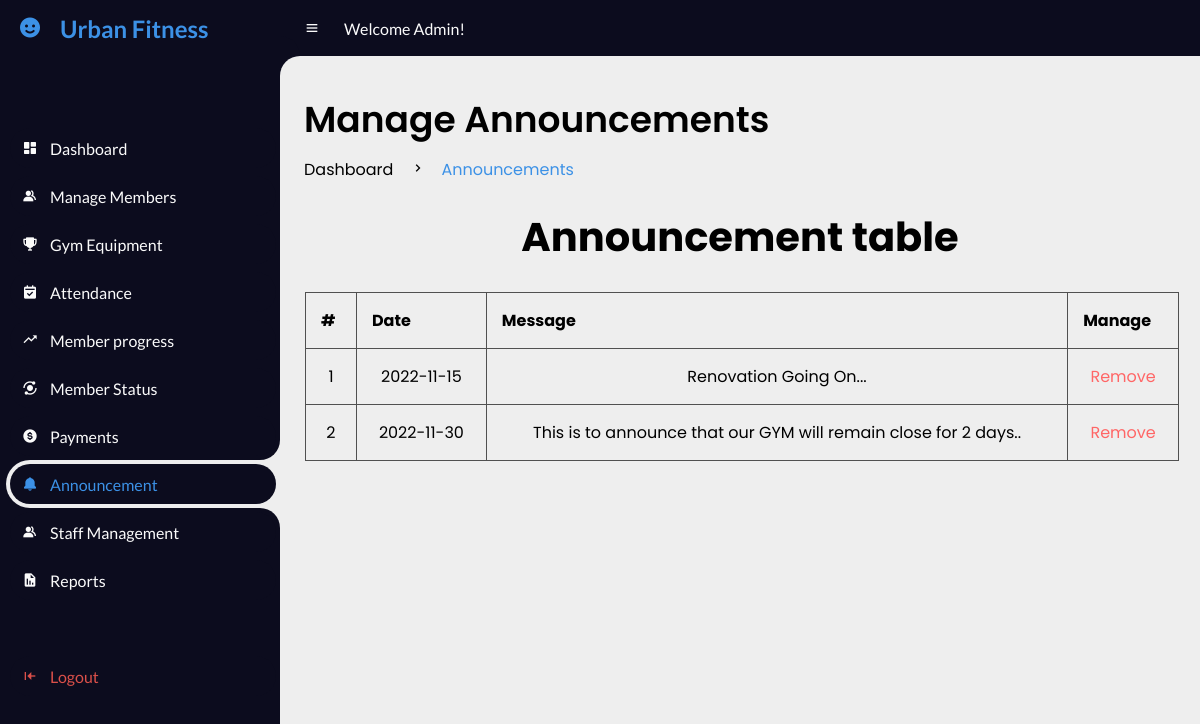
Page /UrbanFitness/1Admin/announcementManage.php (signed in) on the committed database.
### tables this page shows
CREATE TABLE `announcements` (
  `announcementid` int(10) NOT NULL,
  `message` varchar(200) NOT NULL,
  `date` date NOT NULL
);

### UrbanFitness/1Admin/announcementManage.php (the view, shortened to what this page needs)
<!DOCTYPE html>
<html lang="en">
<head>
    <link href='https://unpkg.com/boxicons@2.0.9/css/boxicons.min.css' rel='stylesheet'>
    <link rel="stylesheet" href="css/announcement.css">
</head>
<body>
    <section id="sidebar">
        <a href="#" class="brand">
            <i class='bx bxs-smile'></i>
            <span class="text">Urban Fitness</span>
        </a>
        <ul class="side-menu top">
            <li>
                <a href="index.php">
                    <i class='bx bxs-dashboard'></i>
                    <span class="text">Dashboard</span>
                </a>
            </li>
            <li>
                <a href="managemb.php">
                    <i class='bx bxs-group'></i>
                    <span class="text">Manage Members</span>
                </a>
            </li>
            <li>
                <a href="managegym.php">
                    <i class='bx bxs-trophy'></i>
                    <span class="text">Gym Equipment</span>
                </a>
            </li>
            <li>
                <a href="attendance.php">
                    <i class='bx bxs-calendar-check'></i>
                    <span class="text">Attendance</span>
                </a>
            </li>
            <li>
                <a href="progressmb.php">
                    <i class='bx bx-trending-up'></i>
                    <span class="text">Member progress</span>
                </a>
            </li>
            <li>
                <a href="statusmb.php">
                    <i class='bx bxs-analyse'></i>
                    <span class="text">Member Status</span>
                </a>
            </li>
            <li>
                <a href="paymentmb.php">
                    <i class='bx bxs-dollar-circle'></i>
                    <span class="text">Payments</span>
                </a>
            </li>
            <li class="active">
                <a href="announcement.php">
                    <i class='bx bxs-bell'></i>
                    <span class="text">Announcement</span>
                </a>
            </li>
            <li>
                <a href="managestaff.php">
                    <i class='bx bxs-group'></i>
                    <span class="text">Staff Management</span>
                </a>
            </li>
            <li>
                <a href="report.php">
                    <i class='bx bxs-report'></i>
                    <span class="text">Reports</span>
                </a>
            </li>
        </ul>
        <ul class="side-menu">
            <li>
                <a href="../logout.php" class="logout">
                    <i class='bx bxs-arrow-to-left'></i>
                    <span class="text">Logout</span>
                </a>
            </li>
        </ul>
    </section>
    <section id="content">
        <nav>
            <i class='bx bx-menu'></i>
            <a class="nav-link">Welcome Admin!</a>
        </nav>
        <main>
            <div class="head-title">
                <div class="left">
                    <h1>Manage Announcements</h1>
                    <ul class="breadcrumb">
                        <li>
                            <a href="#">Dashboard</a>
                        </li>
                        <li><i class='bx bx-chevron-right'></i></li>
                        <li>
                            <a class="active" href="announcement.php">Announcements</a>
                        </li>
                    </ul>
                </div>
            </div>
            <div id="content">
                <div id="content-header">
                    <br>
                </div>
                <div class="container-fluid">
                    <div class="row-fluid">
                        <div class="span12">
                            <div class='widget-box'>
                                <div class='widget-title'> <span class='icon'> <i class='fas fa-bullhorn'></i> </span>
                                    <h5 style="text-align:center; font-size: 40px;">Announcement table</h5>
                                </div>
                                <div class='widget-content nopadding'>
                                    <?php
                                    include "dbcon.php";
                                    $qry = "select * from announcements";
                                    $cnt = 1;
                                    $result = mysqli_query($conn, $qry);
                                    echo "<table class='table table-bordered table-hover'>
              <thead>
                <tr>
                  <th>#</th>
                  <th>Date</th>
                  <th>Message</th>
                  <th>Manage</th>
                </tr>
              </thead>";
                                    while ($row = mysqli_fetch_array($result)) {
                                        echo "<tbody>
                <td><div class='text-center'>" . $cnt . "</div></td>
                <td><div class='text-center'>" . $row['date'] . "</div></td>
                <td><div class='text-center'>" . $row['message'] . "</div></td>
                <td><div class='text-center'><a href='announcementRemove.php?id=" . $row['announcementid'] . "' style='color:#F66;' ><i class='fas fa-trash'></i> Remove</a></div></td>
              </tbody>";
                                        $cnt++;
                                    }
                                    ?>
                                    </table>
                                </div>
                            </div>
                        </div>
                    </div>
                </div>
            </div>
        </main>
    </section>
</body>
</html>

### UrbanFitness/1Admin/css/announcement.css (style rules this page uses)
* { margin: 0; padding: 0; box-sizing: border-box; }
a { text-decoration: none; }
li { list-style: none; }
:root { --poppins: 'Poppins', sans-serif; --lato: 'Lato', sans-serif; --light: #0C0C1E; --blue: #3C91E6; --light-blue: #CFE8FF; --grey: #060714; --dark-grey: #AAAAAA; --dark: #FBFBFB; --red: #DB504A; --yellow: #FFCE26; --light-yellow: #FFF2C6; --orange: #FD7238; --light-orange: #FFE0D3; --light-green: hsl(160, 67%, 74%); }
html { overflow-x: hidden; }
body { background: #eee; overflow-x: hidden; }
#sidebar { position: fixed; top: 0; left: 0; width: 280px; height: 100%; background: var(--light); z-index: 2000; font-family: var(--lato); transition: .3s ease; overflow-x: hidden; scrollbar-width: none; }
#sidebar .brand { font-size: 24px; font-weight: 700; height: 56px; display: flex; align-items: center; color: var(--blue); position: sticky; top: 0; left: 0; background: var(--light); z-index: 500; padding-bottom: 20px; box-sizing: content-box; }
#sidebar .brand .bx { min-width: 60px; display: flex; justify-content: center; }
#sidebar .side-menu { width: 100%; margin-top: 48px; }
#sidebar .side-menu li { height: 48px; background: transparent; margin-left: 6px; border-radius: 48px 0 0 48px; padding: 4px; }
#sidebar .side-menu li.active { background: #eee; position: relative; }
#sidebar .side-menu li.active::before { content: ''; position: absolute; width: 40px; height: 40px; border-radius: 50%; top: -40px; right: 0; box-shadow: 20px 20px 0 #eee; z-index: -1; }
#sidebar .side-menu li.active::after { content: ''; position: absolute; width: 40px; height: 40px; border-radius: 50%; bottom: -40px; right: 0; box-shadow: 20px -20px 0 #eee; z-index: -1; }
#sidebar .side-menu li a { width: 100%; height: 100%; background: var(--light); display: flex; align-items: center; border-radius: 48px; font-size: 16px; color: var(--dark); white-space: nowrap; overflow-x: hidden; }
#sidebar .side-menu.top li.active a { color: var(--blue); }
#sidebar .side-menu li a.logout { color: var(--red); }
#sidebar .side-menu li a .bx { min-width: calc(60px - ((4px + 6px) * 2)); display: flex; justify-content: center; }
#content { position: fixed; width: calc(100% - 280px); left: 280px; transition: .3s ease; }
#content nav { height: 56px; background: var(--light); padding: 0 24px; display: flex; align-items: center; grid-gap: 24px; font-family: var(--lato); position: sticky; top: 0; left: 0; z-index: 1000; }
#content nav::before { content: ''; position: absolute; width: 40px; height: 40px; bottom: -40px; left: 0; border-radius: 50%; box-shadow: -20px -20px 0 var(--light); }
#content nav a { color: var(--dark); }
#content nav .bx.bx-menu { cursor: pointer; color: var(--dark); }
#content nav .nav-link { font-size: 16px; transition: .3s ease; }
#content main { width: 100%; padding: 36px 24px; font-family: var(--poppins); max-height: calc(100vh - 56px); overflow-y: auto; }
#content main .head-title { display: flex; align-items: center; justify-content: space-between; grid-gap: 16px; flex-wrap: wrap; }
#content main .head-title .left h1 { font-size: 36px; font-weight: 600; margin-bottom: 10px; color: black; }
#content main .head-title .left .breadcrumb { display: flex; align-items: center; grid-gap: 16px; }
#content main .head-title .left .breadcrumb li { color: black; }
#content main .head-title .left .breadcrumb li a { color: black; pointer-events: none; }
#content main .head-title .left .breadcrumb li a.active { color: var(--blue); pointer-events: unset; }

### UrbanFitness/1Admin/announcementManage.php (style rules this page uses)
table { border-collapse: collapse; width: 95%; margin: 25px; }
th, td { padding: 15px; text-align: center; border: 1px solid #505050; }
th { text-align: left; }

### rows in the picture
announcements: date "2022-11-15", message "Renovation Going On..."
announcements: date "2022-11-30", message "This is to announce that our GYM will remain close for 2 days.."
